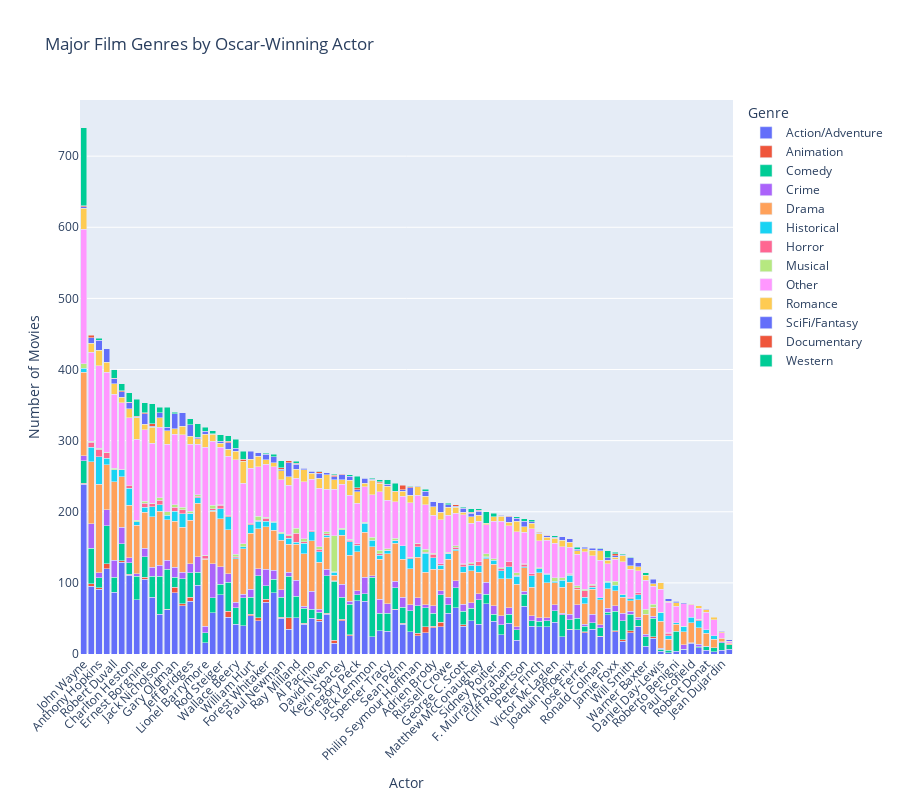

Notebook source saved alongside this figure:
### Code cell
# First, let's get the genres for each actor
genre_by_actor = grouped_by_actor.groupby('Actor name')['Movie genres'].apply(lambda x: ','.join([str(g) for g in x if pd.notna(g)])).reset_index()

# Split the genres string and explode to get one row per genre
genre_by_actor['Movie genres'] = genre_by_actor['Movie genres'].str.split(',')
genre_by_actor = genre_by_actor.explode('Movie genres')

# Clean up genres by stripping whitespace and removing empty strings
genre_by_actor['Movie genres'] = genre_by_actor['Movie genres'].str.strip()
genre_by_actor = genre_by_actor[genre_by_actor['Movie genres'] != '']

# Define genre mappings to group similar genres
genre_mappings = {
    'Drama': ['Drama', 'Family Drama', 'Comedy-drama', 'Melodrama', 'Docudrama'],
    'Comedy': ['Comedy', 'Romantic comedy', 'Comedy-drama', 'Black comedy'],
    'Action/Adventure': ['Action', 'Adventure', 'Action/Adventure', 'Thriller', 'War film'],
    'Crime': ['Crime Fiction', 'Crime film', 'Detective fiction', 'Film noir'],
    'Historical': ['Period piece', 'Historical fiction', 'Biography', 'History'],
    'Romance': ['Romance Film', 'Romantic drama', 'Romantic comedy'],
    'Musical': ['Musical', 'Music film', 'Opera film', 'Concert film'],
    'Horror': ['Horror', 'Supernatural horror', 'Slasher', 'Psychological horror'],
    'Western': ['Western', 'Spaghetti Western', 'Contemporary Western'],
    'SciFi/Fantasy': ['Science Fiction', 'Fantasy', 'Superhero film', 'Space opera'],
    'Documentary': ['Documentary', 'Docudrama', 'Documentary drama'],
    'Animation': ['Animation', 'Anime', 'Stop motion', 'Computer animation'],
    'Other': [] # Will catch any genres not matched above
}

# Map genres to their groups
def map_genre(genre):
    for group, genres in genre_mappings.items():
        if any(g.lower() in genre.lower() for g in genres):
            return group
    return 'Other'

genre_by_actor['Movie genres'] = genre_by_actor['Movie genres'].apply(map_genre)

# Count genres for each actor
genre_counts = genre_by_actor.groupby(['Actor name', 'Movie genres']).size().reset_index(name='count')

# Filter to only include genres that appear frequently
min_appearances = 5
frequent_genres = genre_counts.groupby('Movie genres')['count'].sum().reset_index()
frequent_genres = frequent_genres[frequent_genres['count'] >= min_appearances]['Movie genres']
genre_counts = genre_counts[genre_counts['Movie genres'].isin(frequent_genres)]

# Create a grouped bar chart
fig = px.bar(genre_counts, 
             x='Actor name', 
             y='count',
             color='Movie genres',
             title='Major Film Genres by Oscar-Winning Actor',
             labels={'count': 'Number of Movies', 'Actor name': 'Actor'},
             height=800)

# Update layout for better readability
fig.update_layout(
    xaxis={'categoryorder':'total descending'},
    showlegend=True,
    legend_title='Genre',
    barmode='stack',
    xaxis_tickangle=-45
)

fig.show()

### Figure 1 — Plotly figure (JSON) as saved in the notebook; plotly's stock layout.template omitted (floating-point values rounded to 4 significant figures)
{"data": [{"alignmentgroup": "True", "hovertemplate": "Movie genres=Action/Adventure<br>Actor=%{x}<br>Number of Movies=%{y}<extra></extra>", "legendgroup": "Action/Adventure", "marker": {"color": "#636efa", "pattern": {"shape": ""}}, "name": "Action/Adventure", "offsetgroup": "Action/Adventure", "orientation": "v", "showlegend": true, "textposition": "auto", "type": "bar", "x": ["Adrien Brody", "Al Pacino", "Alec Guinness", "Anthony Hopkins", "Art Carney", "Ben Kingsley", "Bing Crosby", "Brendan Fraser", "Broderick Crawford", "Burt Lancaster", "Casey Affleck", "Charles Laughton", "Charlton Heston", "Cillian Murphy", "Clark Gable", "Cliff Robertson", "Colin Firth", "Daniel Day-Lewis", "David Niven", "Denzel Washington", "Dustin Hoffman", "Eddie Redmayne", "Emil Jannings", "Ernest Borgnine", "F. Murray Abraham", "Forest Whitaker", "Fredric March", "Gary Cooper", "Gary Oldman", "Gene Hackman", "Geoffrey Rush", "George Arliss", "George C. Scott", "Gregory Peck", "Henry Fonda", "Humphrey Bogart", "Jack Lemmon", "Jack Nicholson", "James Cagney", "James Stewart", "Jamie Foxx", "Jean Dujardin", "Jeff Bridges", "Jeremy Irons", "Joaquin Phoenix", "John Wayne", "Jon Voight", "José Ferrer", "Kevin Spacey", "Laurence Olivier", "Lee Marvin", "Leonardo DiCaprio", "Lionel Barrymore", "Marlon Brando", "Matthew McConaughey", "Maximilian Schell", "Michael Douglas", "Nicolas Cage", "Paul Lukas", "Paul Muni", "Paul Newman", "Paul Scofield", "Peter Finch", "Philip Seymour Hoffman", "Rami Malek", "Ray Milland", "Rex Harrison", "Richard Dreyfuss", "Robert De Niro", "Robert Donat", "Robert Duvall", "Roberto Benigni", "Rod Steiger", "Ronald Colman", "Russell Crowe", "Sean Penn", "Sidney Poitier", "Spencer Tracy", "Tom Hanks", "Victor McLaglen", "Wallace Beery", "Warner Baxter", "Will Smith", "William Holden", "William Hurt", "Yul Brynner"], "xaxis": "x", "y": [37, 50, 31, 91, 22, 68, 15, 38, 34, 97, 18, 27, 111, 38, 40, 67, 26, 4, 56, 74, 52, 9, 2, 105, 43, 73, 19, 76, 86, 129, 30, 3, 39, 75, 80, 58, 24, 56, 33, 62, 31, 5, 74, 46, 34, 239, 86, 30, 47, 42, 71, 39, 16, 47, 42, 38, 65, 120, 35, 6, 50, 15, 38, 26, 7, 51, 24, 47, 95, 5, 87, 4, 83, 24, 57, 42, 46, 32, 35, 45, 42, 11, 30, 62, 54, 55], "yaxis": "y"}, {"alignmentgroup": "True", "hovertemplate": "Movie genres=Animation<br>Actor=%{x}<br>Number of Movies=%{y}<extra></extra>", "legendgroup": "Animation", "marker": {"color": "#EF553B", "pattern": {"shape": ""}}, "name": "Animation", "offsetgroup": "Animation", "orientation": "v", "showlegend": true, "textposition": "auto", "type": "bar", "x": ["Adrien Brody", "Anthony Hopkins", "Art Carney", "Ben Kingsley", "Bing Crosby", "Brendan Fraser", "Casey Affleck", "Charlton Heston", "Cillian Murphy", "Colin Firth", "David Niven", "Dustin Hoffman", "Ernest Borgnine", "Forest Whitaker", "Gary Oldman", "Gene Hackman", "Geoffrey Rush", "George C. Scott", "James Stewart", "Jamie Foxx", "Jeff Bridges", "Jeremy Irons", "Joaquin Phoenix", "John Wayne", "José Ferrer", "Kevin Spacey", "Laurence Olivier", "Nicolas Cage", "Paul Newman", "Philip Seymour Hoffman", "Richard Dreyfuss", "Robert De Niro", "Ronald Colman", "Sean Penn", "Tom Hanks", "Will Smith", "William Holden", "William Hurt"], "xaxis": "x", "y": [2, 2, 2, 3, 4, 7, 2, 1, 1, 1, 1, 8, 3, 4, 8, 2, 8, 2, 1, 2, 6, 3, 1, 1, 1, 2, 1, 7, 2, 3, 4, 4, 1, 1, 16, 3, 1, 2], "yaxis": "y"}, {"alignmentgroup": "True", "hovertemplate": "Movie genres=Comedy<br>Actor=%{x}<br>Number of Movies=%{y}<extra></extra>", "legendgroup": "Comedy", "marker": {"color": "#00cc96", "pattern": {"shape": ""}}, "name": "Comedy", "offsetgroup": "Comedy", "orientation": "v", "showlegend": true, "textposition": "auto", "type": "bar", "x": ["Adrien Brody", "Al Pacino", "Alec Guinness", "Anthony Hopkins", "Art Carney", "Ben Kingsley", "Bing Crosby", "Brendan Fraser", "Broderick Crawford", "Burt Lancaster", "Casey Affleck", "Charles Laughton", "Charlton Heston", "Cillian Murphy", "Clark Gable", "Cliff Robertson", "Colin Firth", "Daniel Day-Lewis", "David Niven", "Denzel Washington", "Dustin Hoffman", "Eddie Redmayne", "Emil Jannings", "Ernest Borgnine", "F. Murray Abraham", "Forest Whitaker", "Fredric March", "Gary Cooper", "Gary Oldman", "Gene Hackman", "Geoffrey Rush", "George Arliss", "George C. Scott", "Gregory Peck", "Henry Fonda", "Humphrey Bogart", "Jack Lemmon", "Jack Nicholson", "James Cagney", "James Stewart", "Jamie Foxx", "Jean Dujardin", "Jeff Bridges", "Jeremy Irons", "Joaquin Phoenix", "John Wayne", "Jon Voight", "José Ferrer", "Kevin Spacey", "Laurence Olivier", "Lee Marvin", "Leonardo DiCaprio", "Lionel Barrymore", "Marlon Brando", "Matthew McConaughey", "Maximilian Schell", "Michael Douglas", "Nicolas Cage", "Paul Lukas", "Paul Muni", "Paul Newman", "Paul Scofield", "Peter Finch", "Philip Seymour Hoffman", "Rami Malek", "Ray Milland", "Rex Harrison", "Richard Dreyfuss", "Robert De Niro", "Robert Donat", "Robert Duvall", "Roberto Benigni", "Rod Steiger", "Ronald Colman", "Russell Crowe", "Sean Penn", "Sidney Poitier", "Spencer Tracy", "Tom Hanks", "Victor McLaglen", "Wallace Beery", "Warner Baxter", "Will Smith", "William Holden", "William Hurt", "Yul Brynner"], "xaxis": "x", "y": [18, 13, 30, 14, 26, 35, 83, 38, 16, 18, 27, 14, 16, 9, 39, 17, 43, 3, 53, 11, 41, 1, 3, 29, 13, 19, 15, 33, 14, 24, 27, 6, 19, 8, 29, 21, 84, 53, 24, 56, 27, 11, 34, 10, 13, 32, 19, 8, 31, 21, 13, 8, 14, 17, 34, 9, 28, 53, 9, 1, 28, 1, 8, 39, 6, 30, 31, 59, 50, 5, 21, 28, 15, 12, 12, 23, 10, 25, 58, 16, 23, 13, 23, 30, 24, 4], "yaxis": "y"}, {"alignmentgroup": "True", "hovertemplate": "Movie genres=Crime<br>Actor=%{x}<br>Number of Movies=%{y}<extra></extra>", "legendgroup": "Crime", "marker": {"color": "#ab63fa", "pattern": {"shape": ""}}, "name": "Crime", "offsetgroup": "Crime", "orientation": "v", "showlegend": true, "textposition": "auto", "type": "bar", "x": ["Adrien Brody", "Al Pacino", "Alec Guinness", "Anthony Hopkins", "Art Carney", "Ben Kingsley", "Bing Crosby", "Brendan Fraser", "Broderick Crawford", "Burt Lancaster", "Casey Affleck", "Charles Laughton", "Charlton Heston", "Cillian Murphy", "Clark Gable", "Cliff Robertson", "Colin Firth", "Daniel Day-Lewis", "David Niven", "Denzel Washington", "Dustin Hoffman", "Eddie Redmayne", "Ernest Borgnine", "F. Murray Abraham", "Forest Whitaker", "Fredric March", "Gary Cooper", "Gary Oldman", "Gene Hackman", "Geoffrey Rush", "George C. Scott", "Gregory Peck", "Henry Fonda", "Humphrey Bogart", "Jack Lemmon", "Jack Nicholson", "James Cagney", "James Stewart", "Jamie Foxx", "Jean Dujardin", "Jeff Bridges", "Jeremy Irons", "Joaquin Phoenix", "John Wayne", "Jon Voight", "José Ferrer", "Kevin Spacey", "Laurence Olivier", "Lee Marvin", "Leonardo DiCaprio", "Lionel Barrymore", "Marlon Brando", "Matthew McConaughey", "Maximilian Schell", "Michael Douglas", "Nicolas Cage", "Paul Lukas", "Paul Muni", "Paul Newman", "Peter Finch", "Philip Seymour Hoffman", "Ray Milland", "Rex Harrison", "Richard Dreyfuss", "Robert De Niro", "Robert Donat", "Robert Duvall", "Rod Steiger", "Ronald Colman", "Russell Crowe", "Sean Penn", "Sidney Poitier", "Spencer Tracy", "Tom Hanks", "Victor McLaglen", "Wallace Beery", "Warner Baxter", "Will Smith", "William Holden", "William Hurt", "Yul Brynner"], "xaxis": "x", "y": [11, 25, 8, 7, 3, 9, 1, 6, 19, 22, 10, 13, 7, 4, 5, 4, 4, 1, 9, 23, 12, 4, 12, 9, 23, 4, 4, 14, 23, 4, 10, 6, 13, 48, 2, 16, 20, 13, 8, 1, 13, 4, 8, 7, 13, 3, 18, 3, 17, 7, 9, 8, 9, 4, 10, 23, 12, 6, 10, 5, 11, 23, 2, 10, 34, 1, 24, 25, 4, 11, 14, 12, 14, 6, 8, 8, 4, 4, 9, 11, 5], "yaxis": "y"}, {"alignmentgroup": "True", "hovertemplate": "Movie genres=Drama<br>Actor=%{x}<br>Number of Movies=%{y}<extra></extra>", "legendgroup": "Drama", "marker": {"color": "#FFA15A", "pattern": {"shape": ""}}, "name": "Drama", "offsetgroup": "Drama", "orientation": "v", "showlegend": true, "textposition": "auto", "type": "bar", "x": ["Adrien Brody", "Al Pacino", "Alec Guinness", "Anthony Hopkins", "Art Carney", "Ben Kingsley", "Bing Crosby", "Brendan Fraser", "Broderick Crawford", "Burt Lancaster", "Casey Affleck", "Charles Laughton", "Charlton Heston", "Cillian Murphy", "Clark Gable", "Cliff Robertson", "Colin Firth", "Daniel Day-Lewis", "David Niven", "Denzel Washington", "Dustin Hoffman", "Eddie Redmayne", "Emil Jannings", "Ernest Borgnine", "F. Murray Abraham", "Forest Whitaker", "Fredric March", "Gary Cooper", "Gary Oldman", "Gene Hackman", "Geoffrey Rush", "George Arliss", "George C. Scott", "Gregory Peck", "Henry Fonda", "Humphrey Bogart", "Jack Lemmon", "Jack Nicholson", "James Cagney", "James Stewart", "Jamie Foxx", "Jean Dujardin", "Jeff Bridges", "Jeremy Irons", "Joaquin Phoenix", "John Wayne", "Jon Voight", "José Ferrer", "Kevin Spacey", "Laurence Olivier", "Lee Marvin", "Leonardo DiCaprio", "Lionel Barrymore", "Marlon Brando", "Matthew McConaughey", "Maximilian Schell", "Michael Douglas", "Nicolas Cage", "Paul Lukas", "Paul Muni", "Paul Newman", "Paul Scofield", "Peter Finch", "Philip Seymour Hoffman", "Rami Malek", "Ray Milland", "Rex Harrison", "Richard Dreyfuss", "Robert De Niro", "Robert Donat", "Robert Duvall", "Roberto Benigni", "Rod Steiger", "Ronald Colman", "Russell Crowe", "Sean Penn", "Sidney Poitier", "Spencer Tracy", "Tom Hanks", "Victor McLaglen", "Wallace Beery", "Warner Baxter", "Will Smith", "William Holden", "William Hurt", "Yul Brynner"], "xaxis": "x", "y": [51, 71, 51, 125, 12, 63, 8, 30, 22, 75, 23, 52, 74, 24, 64, 33, 65, 38, 45, 63, 62, 23, 16, 50, 41, 60, 60, 68, 65, 71, 46, 12, 45, 55, 71, 74, 41, 76, 56, 57, 21, 5, 61, 66, 45, 117, 56, 29, 69, 74, 33, 40, 94, 45, 30, 49, 42, 63, 35, 18, 70, 28, 63, 57, 2, 50, 37, 56, 87, 18, 110, 10, 67, 35, 53, 53, 58, 70, 39, 31, 61, 27, 15, 54, 79, 28], "yaxis": "y"}, {"alignmentgroup": "True", "hovertemplate": "Movie genres=Historical<br>Actor=%{x}<br>Number of Movies=%{y}<extra></extra>", "legendgroup": "Historical", "marker": {"color": "#19d3f3", "pattern": {"shape": ""}}, "name": "Historical", "offsetgroup": "Historical", "orientation": "v", "showlegend": true, "textposition": "auto", "type": "bar", "x": ["Adrien Brody", "Al Pacino", "Alec Guinness", "Anthony Hopkins", "Ben Kingsley", "Bing Crosby", "Brendan Fraser", "Burt Lancaster", "Casey Affleck", "Charles Laughton", "Charlton Heston", "Cillian Murphy", "Clark Gable", "Cliff Robertson", "Colin Firth", "Daniel Day-Lewis", "David Niven", "Denzel Washington", "Dustin Hoffman", "Eddie Redmayne", "Emil Jannings", "Ernest Borgnine", "F. Murray Abraham", "Forest Whitaker", "Fredric March", "Gary Cooper", "Gary Oldman", "Gene Hackman", "Geoffrey Rush", "George Arliss", "George C. Scott", "Gregory Peck", "Henry Fonda", "Humphrey Bogart", "Jack Lemmon", "Jack Nicholson", "James Cagney", "James Stewart", "Jamie Foxx", "Jeff Bridges", "Jeremy Irons", "Joaquin Phoenix", "John Wayne", "Jon Voight", "José Ferrer", "Kevin Spacey", "Laurence Olivier", "Lee Marvin", "Leonardo DiCaprio", "Lionel Barrymore", "Marlon Brando", "Matthew McConaughey", "Maximilian Schell", "Michael Douglas", "Nicolas Cage", "Paul Lukas", "Paul Muni", "Paul Newman", "Paul Scofield", "Peter Finch", "Philip Seymour Hoffman", "Ray Milland", "Rex Harrison", "Richard Dreyfuss", "Robert De Niro", "Robert Donat", "Robert Duvall", "Roberto Benigni", "Rod Steiger", "Ronald Colman", "Russell Crowe", "Sean Penn", "Sidney Poitier", "Spencer Tracy", "Tom Hanks", "Victor McLaglen", "Wallace Beery", "Will Smith", "William Holden", "William Hurt", "Yul Brynner"], "xaxis": "x", "y": [16, 13, 14, 38, 19, 4, 6, 8, 3, 11, 24, 7, 3, 2, 19, 12, 3, 13, 18, 10, 5, 7, 17, 8, 11, 5, 14, 10, 27, 5, 8, 9, 14, 1, 9, 9, 6, 6, 8, 9, 15, 10, 6, 11, 9, 8, 15, 2, 16, 1, 8, 9, 12, 2, 9, 3, 7, 9, 8, 6, 15, 3, 10, 11, 21, 5, 17, 2, 14, 3, 8, 19, 6, 4, 9, 2, 1, 3, 3, 12, 9], "yaxis": "y"}, {"alignmentgroup": "True", "hovertemplate": "Movie genres=Horror<br>Actor=%{x}<br>Number of Movies=%{y}<extra></extra>", "legendgroup": "Horror", "marker": {"color": "#FF6692", "pattern": {"shape": ""}}, "name": "Horror", "offsetgroup": "Horror", "orientation": "v", "showlegend": true, "textposition": "auto", "type": "bar", "x": ["Adrien Brody", "Al Pacino", "Alec Guinness", "Anthony Hopkins", "Art Carney", "Ben Kingsley", "Bing Crosby", "Brendan Fraser", "Broderick Crawford", "Burt Lancaster", "Casey Affleck", "Charles Laughton", "Charlton Heston", "Cillian Murphy", "Cliff Robertson", "Colin Firth", "David Niven", "Dustin Hoffman", "Eddie Redmayne", "Emil Jannings", "Ernest Borgnine", "F. Murray Abraham", "Forest Whitaker", "Fredric March", "Gary Oldman", "Gene Hackman", "Geoffrey Rush", "George C. Scott", "Gregory Peck", "Henry Fonda", "Humphrey Bogart", "Jack Nicholson", "James Cagney", "Jeff Bridges", "Jeremy Irons", "Joaquin Phoenix", "Jon Voight", "José Ferrer", "Laurence Olivier", "Lee Marvin", "Leonardo DiCaprio", "Lionel Barrymore", "Marlon Brando", "Matthew McConaughey", "Maximilian Schell", "Michael Douglas", "Nicolas Cage", "Paul Lukas", "Philip Seymour Hoffman", "Ray Milland", "Richard Dreyfuss", "Robert De Niro", "Rod Steiger", "Russell Crowe", "Spencer Tracy", "Tom Hanks", "Wallace Beery", "Warner Baxter", "Will Smith", "William Holden", "William Hurt"], "xaxis": "x", "y": [5, 1, 1, 11, 1, 6, 1, 2, 2, 2, 1, 3, 4, 3, 3, 2, 2, 2, 1, 3, 6, 7, 4, 2, 5, 1, 1, 3, 2, 4, 2, 6, 2, 1, 3, 1, 2, 9, 2, 1, 3, 4, 2, 6, 1, 3, 8, 3, 4, 13, 1, 7, 5, 1, 1, 3, 2, 1, 1, 1, 2], "yaxis": "y"}, {"alignmentgroup": "True", "hovertemplate": "Movie genres=Musical<br>Actor=%{x}<br>Number of Movies=%{y}<extra></extra>", "legendgroup": "Musical", "marker": {"color": "#B6E880", "pattern": {"shape": ""}}, "name": "Musical", "offsetgroup": "Musical", "orientation": "v", "showlegend": true, "textposition": "auto", "type": "bar", "x": ["Adrien Brody", "Alec Guinness", "Anthony Hopkins", "Art Carney", "Ben Kingsley", "Bing Crosby", "Broderick Crawford", "Burt Lancaster", "Charles Laughton", "Clark Gable", "Cliff Robertson", "Colin Firth", "Daniel Day-Lewis", "David Niven", "Denzel Washington", "Eddie Redmayne", "Emil Jannings", "Ernest Borgnine", "Forest Whitaker", "Fredric March", "Gary Cooper", "Gary Oldman", "Geoffrey Rush", "George C. Scott", "Henry Fonda", "Humphrey Bogart", "Jack Lemmon", "Jack Nicholson", "James Cagney", "James Stewart", "Jamie Foxx", "Jeff Bridges", "Jeremy Irons", "Joaquin Phoenix", "John Wayne", "José Ferrer", "Kevin Spacey", "Laurence Olivier", "Lee Marvin", "Lionel Barrymore", "Marlon Brando", "Michael Douglas", "Nicolas Cage", "Paul Lukas", "Paul Muni", "Paul Newman", "Peter Finch", "Philip Seymour Hoffman", "Ray Milland", "Rex Harrison", "Richard Dreyfuss", "Robert De Niro", "Robert Duvall", "Rod Steiger", "Russell Crowe", "Sidney Poitier", "Spencer Tracy", "Tom Hanks", "Victor McLaglen", "Wallace Beery", "Warner Baxter", "William Holden", "Yul Brynner"], "xaxis": "x", "y": [2, 1, 1, 4, 3, 50, 3, 2, 1, 4, 1, 1, 1, 3, 1, 1, 1, 3, 1, 3, 2, 4, 4, 1, 1, 5, 4, 4, 5, 5, 5, 3, 4, 1, 6, 2, 2, 4, 4, 1, 1, 2, 1, 1, 1, 2, 1, 1, 7, 3, 6, 1, 2, 1, 1, 2, 2, 2, 5, 3, 7, 3, 1], "yaxis": "y"}, {"alignmentgroup": "True", "hovertemplate": "Movie genres=Other<br>Actor=%{x}<br>Number of Movies=%{y}<extra></extra>", "legendgroup": "Other", "marker": {"color": "#FF97FF", "pattern": {"shape": ""}}, "name": "Other", "offsetgroup": "Other", "orientation": "v", "showlegend": true, "textposition": "auto", "type": "bar", "x": ["Adrien Brody", "Al Pacino", "Alec Guinness", "Anthony Hopkins", "Art Carney", "Ben Kingsley", "Bing Crosby", "Brendan Fraser", "Broderick Crawford", "Burt Lancaster", "Casey Affleck", "Charles Laughton", "Charlton Heston", "Cillian Murphy", "Clark Gable", "Cliff Robertson", "Colin Firth", "Daniel Day-Lewis", "David Niven", "Denzel Washington", "Dustin Hoffman", "Eddie Redmayne", "Emil Jannings", "Ernest Borgnine", "F. Murray Abraham", "Forest Whitaker", "Fredric March", "Gary Cooper", "Gary Oldman", "Gene Hackman", "Geoffrey Rush", "George Arliss", "George C. Scott", "Gregory Peck", "Henry Fonda", "Humphrey Bogart", "Jack Lemmon", "Jack Nicholson", "James Cagney", "James Stewart", "Jamie Foxx", "Jean Dujardin", "Jeff Bridges", "Jeremy Irons", "Joaquin Phoenix", "John Wayne", "Jon Voight", "José Ferrer", "Kevin Spacey", "Laurence Olivier", "Lee Marvin", "Leonardo DiCaprio", "Lionel Barrymore", "Marlon Brando", "Matthew McConaughey", "Maximilian Schell", "Michael Douglas", "Nicolas Cage", "Paul Lukas", "Paul Muni", "Paul Newman", "Paul Scofield", "Peter Finch", "Philip Seymour Hoffman", "Rami Malek", "Ray Milland", "Rex Harrison", "Richard Dreyfuss", "Robert De Niro", "Robert Donat", "Robert Duvall", "Roberto Benigni", "Rod Steiger", "Ronald Colman", "Russell Crowe", "Sean Penn", "Sidney Poitier", "Spencer Tracy", "Tom Hanks", "Victor McLaglen", "Wallace Beery", "Warner Baxter", "Will Smith", "William Holden", "William Hurt", "Yul Brynner"], "xaxis": "x", "y": [53, 73, 77, 116, 25, 102, 66, 62, 44, 71, 46, 66, 95, 31, 85, 44, 62, 32, 60, 50, 83, 15, 43, 100, 50, 75, 58, 114, 99, 93, 63, 22, 69, 57, 84, 90, 60, 99, 82, 95, 31, 8, 94, 82, 37, 189, 76, 53, 62, 80, 41, 63, 152, 56, 57, 47, 46, 112, 40, 32, 74, 17, 38, 67, 2, 70, 44, 69, 125, 25, 104, 23, 81, 53, 52, 70, 53, 68, 69, 49, 133, 41, 40, 51, 77, 25], "yaxis": "y"}, {"alignmentgroup": "True", "hovertemplate": "Movie genres=Romance<br>Actor=%{x}<br>Number of Movies=%{y}<extra></extra>", "legendgroup": "Romance", "marker": {"color": "#FECB52", "pattern": {"shape": ""}}, "name": "Romance", "offsetgroup": "Romance", "orientation": "v", "showlegend": true, "textposition": "auto", "type": "bar", "x": ["Adrien Brody", "Al Pacino", "Alec Guinness", "Anthony Hopkins", "Art Carney", "Ben Kingsley", "Bing Crosby", "Brendan Fraser", "Broderick Crawford", "Burt Lancaster", "Casey Affleck", "Charles Laughton", "Charlton Heston", "Cillian Murphy", "Clark Gable", "Cliff Robertson", "Colin Firth", "Daniel Day-Lewis", "David Niven", "Denzel Washington", "Dustin Hoffman", "Eddie Redmayne", "Emil Jannings", "Ernest Borgnine", "F. Murray Abraham", "Forest Whitaker", "Fredric March", "Gary Cooper", "Gary Oldman", "Gene Hackman", "Geoffrey Rush", "George Arliss", "George C. Scott", "Gregory Peck", "Henry Fonda", "Humphrey Bogart", "Jack Lemmon", "Jack Nicholson", "James Cagney", "James Stewart", "Jamie Foxx", "Jean Dujardin", "Jeff Bridges", "Jeremy Irons", "Joaquin Phoenix", "John Wayne", "Jon Voight", "José Ferrer", "Kevin Spacey", "Laurence Olivier", "Lee Marvin", "Leonardo DiCaprio", "Lionel Barrymore", "Marlon Brando", "Matthew McConaughey", "Maximilian Schell", "Michael Douglas", "Nicolas Cage", "Paul Lukas", "Paul Newman", "Paul Scofield", "Peter Finch", "Philip Seymour Hoffman", "Rami Malek", "Ray Milland", "Rex Harrison", "Richard Dreyfuss", "Robert De Niro", "Robert Donat", "Robert Duvall", "Roberto Benigni", "Rod Steiger", "Ronald Colman", "Russell Crowe", "Sean Penn", "Sidney Poitier", "Spencer Tracy", "Tom Hanks", "Victor McLaglen", "Wallace Beery", "Warner Baxter", "Will Smith", "William Holden", "William Hurt", "Yul Brynner"], "xaxis": "x", "y": [12, 8, 10, 22, 4, 12, 13, 10, 5, 8, 8, 7, 13, 6, 31, 8, 21, 9, 20, 5, 10, 4, 1, 8, 5, 6, 15, 30, 8, 8, 12, 4, 3, 16, 23, 10, 20, 13, 12, 19, 3, 1, 11, 14, 7, 30, 6, 4, 6, 17, 2, 8, 18, 9, 8, 4, 8, 14, 8, 13, 1, 10, 12, 1, 13, 9, 15, 13, 3, 15, 5, 5, 13, 11, 7, 6, 20, 12, 7, 12, 7, 5, 14, 13, 5], "yaxis": "y"}, {"alignmentgroup": "True", "hovertemplate": "Movie genres=SciFi/Fantasy<br>Actor=%{x}<br>Number of Movies=%{y}<extra></extra>", "legendgroup": "SciFi/Fantasy", "marker": {"color": "#636efa", "pattern": {"shape": ""}}, "name": "SciFi/Fantasy", "offsetgroup": "SciFi/Fantasy", "orientation": "v", "showlegend": true, "textposition": "auto", "type": "bar", "x": ["Adrien Brody", "Al Pacino", "Alec Guinness", "Anthony Hopkins", "Art Carney", "Ben Kingsley", "Bing Crosby", "Brendan Fraser", "Broderick Crawford", "Burt Lancaster", "Casey Affleck", "Charles Laughton", "Charlton Heston", "Cillian Murphy", "Cliff Robertson", "Colin Firth", "David Niven", "Denzel Washington", "Dustin Hoffman", "Emil Jannings", "Ernest Borgnine", "F. Murray Abraham", "Forest Whitaker", "Fredric March", "Gary Cooper", "Gary Oldman", "Gene Hackman", "Geoffrey Rush", "George C. Scott", "Gregory Peck", "Henry Fonda", "Humphrey Bogart", "Jack Lemmon", "Jack Nicholson", "James Cagney", "James Stewart", "Jamie Foxx", "Jean Dujardin", "Jeff Bridges", "Jeremy Irons", "Joaquin Phoenix", "John Wayne", "Jon Voight", "José Ferrer", "Kevin Spacey", "Laurence Olivier", "Leonardo DiCaprio", "Lionel Barrymore", "Marlon Brando", "Matthew McConaughey", "Maximilian Schell", "Michael Douglas", "Nicolas Cage", "Paul Lukas", "Paul Muni", "Paul Newman", "Peter Finch", "Philip Seymour Hoffman", "Rami Malek", "Ray Milland", "Rex Harrison", "Richard Dreyfuss", "Robert De Niro", "Robert Donat", "Robert Duvall", "Roberto Benigni", "Rod Steiger", "Ronald Colman", "Russell Crowe", "Sean Penn", "Spencer Tracy", "Tom Hanks", "Victor McLaglen", "Wallace Beery", "Will Smith", "William Hurt", "Yul Brynner"], "xaxis": "x", "y": [7, 3, 11, 14, 6, 19, 4, 14, 2, 2, 1, 1, 8, 5, 8, 6, 3, 7, 9, 4, 15, 8, 8, 4, 1, 21, 8, 7, 6, 3, 1, 1, 2, 7, 1, 5, 2, 1, 16, 7, 5, 2, 8, 2, 7, 2, 2, 4, 5, 6, 2, 2, 19, 3, 1, 2, 1, 1, 2, 7, 5, 5, 8, 1, 7, 2, 3, 3, 4, 2, 3, 20, 1, 4, 11, 11, 3], "yaxis": "y"}, {"alignmentgroup": "True", "hovertemplate": "Movie genres=Documentary<br>Actor=%{x}<br>Number of Movies=%{y}<extra></extra>", "legendgroup": "Documentary", "marker": {"color": "#EF553B", "pattern": {"shape": ""}}, "name": "Documentary", "offsetgroup": "Documentary", "orientation": "v", "showlegend": true, "textposition": "auto", "type": "bar", "x": ["Al Pacino", "Alec Guinness", "Bing Crosby", "Charlton Heston", "Clark Gable", "Dustin Hoffman", "Ernest Borgnine", "F. Murray Abraham", "Gary Cooper", "Gene Hackman", "Gregory Peck", "Henry Fonda", "James Cagney", "Jamie Foxx", "Jeremy Irons", "John Wayne", "Kevin Spacey", "Laurence Olivier", "Marlon Brando", "Matthew McConaughey", "Maximilian Schell", "Michael Douglas", "Paul Newman", "Peter Finch", "Ray Milland", "Robert De Niro", "Robert Duvall", "Roberto Benigni", "Sean Penn", "Tom Hanks", "William Holden"], "xaxis": "x", "y": [1, 1, 2, 1, 3, 2, 1, 1, 1, 1, 3, 4, 1, 3, 2, 1, 1, 1, 1, 1, 1, 2, 2, 1, 1, 3, 1, 1, 6, 3, 1], "yaxis": "y"}, {"alignmentgroup": "True", "hovertemplate": "Movie genres=Western<br>Actor=%{x}<br>Number of Movies=%{y}<extra></extra>", "legendgroup": "Western", "marker": {"color": "#00cc96", "pattern": {"shape": ""}}, "name": "Western", "offsetgroup": "Western", "orientation": "v", "showlegend": true, "textposition": "auto", "type": "bar", "x": ["Alec Guinness", "Anthony Hopkins", "Bing Crosby", "Broderick Crawford", "Burt Lancaster", "Casey Affleck", "Charles Laughton", "Charlton Heston", "Clark Gable", "Cliff Robertson", "Colin Firth", "Denzel Washington", "Dustin Hoffman", "Ernest Borgnine", "Forest Whitaker", "Fredric March", "Gary Cooper", "Gary Oldman", "Gene Hackman", "Geoffrey Rush", "George C. Scott", "Gregory Peck", "Henry Fonda", "Humphrey Bogart", "Jack Lemmon", "Jack Nicholson", "James Cagney", "James Stewart", "Jamie Foxx", "Jeff Bridges", "Jeremy Irons", "John Wayne", "Jon Voight", "Lee Marvin", "Leonardo DiCaprio", "Lionel Barrymore", "Marlon Brando", "Matthew McConaughey", "Maximilian Schell", "Paul Newman", "Peter Finch", "Ray Milland", "Robert Duvall", "Rod Steiger", "Ronald Colman", "Russell Crowe", "Sidney Poitier", "Spencer Tracy", "Victor McLaglen", "Wallace Beery", "Warner Baxter", "Will Smith", "William Holden", "Yul Brynner"], "xaxis": "x", "y": [1, 3, 2, 3, 19, 1, 1, 13, 11, 3, 2, 1, 8, 14, 1, 2, 24, 2, 10, 3, 1, 16, 28, 4, 1, 8, 3, 28, 2, 9, 1, 110, 4, 16, 3, 6, 5, 2, 1, 10, 1, 3, 12, 9, 1, 2, 5, 6, 2, 13, 3, 1, 11, 10], "yaxis": "y"}], "layout": {"barmode": "stack", "height": 800, "legend": {"title": {"text": "Genre"}, "tracegroupgap": 0}, "showlegend": true, "title": {"text": "Major Film Genres by Oscar-Winning Actor"}, "xaxis": {"anchor": "y", "categoryorder": "total descending", "domain": [0, 1], "tickangle": -45, "title": {"text": "Actor"}}, "yaxis": {"anchor": "x", "domain": [0, 1], "title": {"text": "Number of Movies"}}}}
